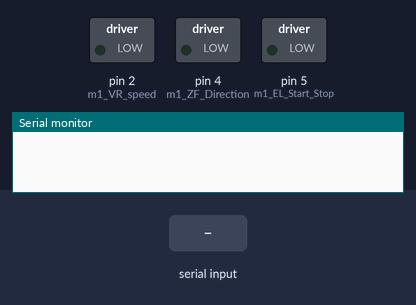
Bench run of a sketch on a simulated Arduino Uno, built with avr-gcc and run on an emulated ATmega328P. Parts: switched loads named in the sketch (green lamp = pin HIGH), the last lines printed to the serial monitor. Inputs (shaded band) come from the test bench.

Above: at 1.2 s.
1.3 s: "start\n" received over Serial
At 2.5 s:
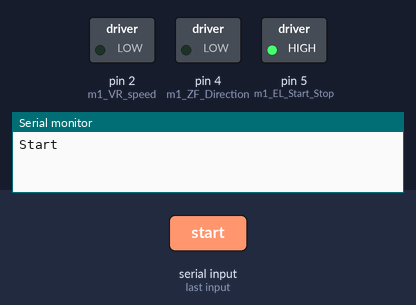
2.8 s: "stop\n" received over Serial
At 3.8 s:
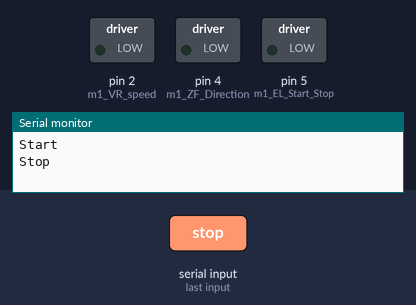
4.3 s: "left\n" received over Serial
At 4.9 s:
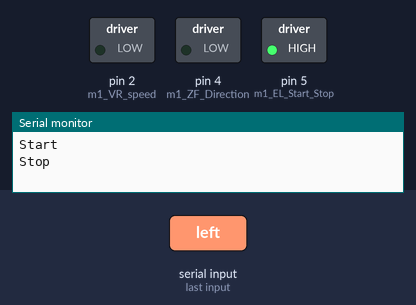
Timing chart, 0 to 7.3 s (numbered marks = the images above; inputs shaded):
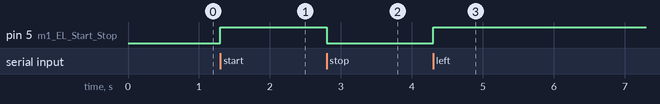

The sketch:

Motor_test_turn.ino
```cpp
#include <Arduino.h>

// Define pin numbers for motor control
int m1_EL_Start_Stop = 5;  // Pin to control motor start/stop
int m1_Signal_hall = 3;    // Pin connected to the Hall sensor
int m1_ZF_Direction = 4;   // Pin to control motor direction
int m1_VR_speed = 2;       // Pin to control motor speed

void setup() {
  Serial.begin(115200);    // Initialize serial communication at 115200 baud rate

  // Set pin modes
  pinMode(m1_EL_Start_Stop, OUTPUT);
  pinMode(m1_VR_speed, OUTPUT);
  pinMode(m1_ZF_Direction, OUTPUT);
}

int speed = 30;            // Initialize default motor speed
bool isLeft = true;        // Directional flag

// Function to update motor control based on received command
void updateWheels(String data) {
  if (data == "start") {
    // Start motor
    Serial.println("Start");
    digitalWrite(m1_EL_Start_Stop, LOW);
    digitalWrite(m1_ZF_Direction, isLeft ? LOW : HIGH);
    analogWrite(m1_VR_speed, speed);
    digitalWrite(m1_EL_Start_Stop, HIGH);
  } else if (data == "stop") {
    // Stop motor
    Serial.println("Stop");
    digitalWrite(m1_ZF_Direction, isLeft ? LOW : HIGH);
    analogWrite(m1_VR_speed, speed);
    digitalWrite(m1_EL_Start_Stop, LOW);
  } else if (data == "left") {
    // Turn left
    digitalWrite(m1_EL_Start_Stop, LOW);
    digitalWrite(m1_ZF_Direction, isLeft ? LOW : HIGH);
    analogWrite(m1_VR_speed, isLeft ? speed / 2 : speed);
    digitalWrite(m1_EL_Start_Stop, HIGH);
  } else if (data == "right") {
    // Turn right
    digitalWrite(m1_EL_Start_Stop, LOW);
    digitalWrite(m1_ZF_Direction, isLeft ? LOW : HIGH);
    analogWrite(m1_VR_speed, !isLeft ? speed / 2 : speed);
    digitalWrite(m1_EL_Start_Stop, HIGH);
  } else if (data.startsWith("speed")) {
    // Change speed
    digitalWrite(m1_EL_Start_Stop, LOW);
    speed = data.substring(5).toInt();
    Serial.println("Changing speed to");
    Serial.println(speed);
    digitalWrite(m1_ZF_Direction, isLeft ? LOW : HIGH);
    analogWrite(m1_VR_speed, speed);
    digitalWrite(m1_EL_Start_Stop, HIGH);
  } else {
    // To dodge unnecessary requests
  }
}

void loop() {
  // Check if there is any serial input
  if (Serial.available() > 0) {
    String data = Serial.readStringUntil('\n');      // Read incoming serial data until newline character
    updateWheels(data);
  }
}
```

Measured:
- after the input at 1.3 s, pin 5 (m1_EL_Start_Stop): LOW → HIGH at once
- after the input at 2.8 s, pin 5 (m1_EL_Start_Stop): HIGH → LOW at once
- after the input at 4.3 s, pin 5 (m1_EL_Start_Stop): LOW → HIGH at once
